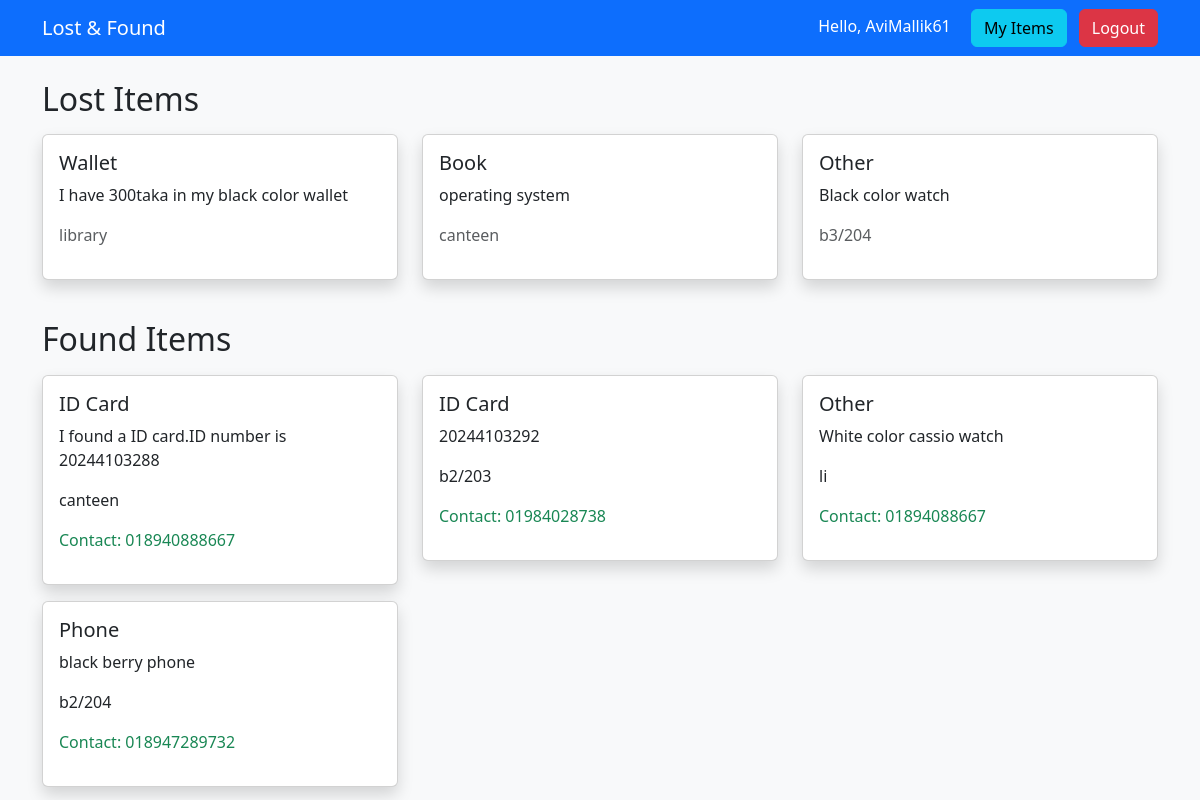
The app's page /view/ (signed in) with its own data.
### lostfound/models.py (models this page shows, shortened)
class LostItem(models.Model):
    user = models.ForeignKey(User, on_delete=models.CASCADE, null=True)

class FoundItem(models.Model):
    TYPE_CHOICES = [
        ('ID Card', 'ID Card'),
        ('Wallet', 'Wallet'),
        ('Book', 'Book'),
        ('Phone', 'Phone'),
        ('Other', 'Other'),
    ]
    type = models.CharField(max_length=50, choices=TYPE_CHOICES)
    description = models.TextField()
    location = models.CharField(max_length=200)
    contact = models.CharField(max_length=50)
    email = models.EmailField()
    user = models.ForeignKey(User, on_delete=models.CASCADE, null=True)

### lostfound/views.py (the view)
# urls.py: path('view/', views.view_items, name='view_items'),
def view_items(request):
    lost_items = LostItem.objects.all()
    found_items = FoundItem.objects.all()
    return render(request, 'view_items.html', {
        'lost_items': lost_items,
        'found_items': found_items
    })

### lostfound/templates/view_items.html
{% extends 'base.html' %}
{% block content %}
<h2 class="mb-3">Lost Items</h2>
<div class="row">
{% for item in lost_items %}
<div class="col-md-4">
<div class="card shadow mb-3">
<div class="card-body">
<h5>{{ item.type }}</h5>
<p>{{ item.description }}</p>
<p class="text-muted">{{ item.location }}</p>
</div>
</div>
</div>
{% endfor %}
</div>
<h2 class="mb-3 mt-4">Found Items</h2>
<div class="row">
{% for item in found_items %}
<div class="col-md-4">
<div class="card shadow mb-3">
<div class="card-body">
<h5>{{ item.type }}</h5>
<p>{{ item.description }}</p>
<p>{{ item.location }}</p>
<p class="text-success">
Contact: {{ item.contact }}
</p>
</div>
</div>
</div>
{% endfor %}
</div>
{% endblock %}

### lostfound/templates/base.html (shortened to what this page needs)
<!DOCTYPE html>
<html>
<head>
    <link href="https://cdn.jsdelivr.net/npm/bootstrap@5.3.3/dist/css/bootstrap.min.css" rel="stylesheet">
</head>
<body class="bg-light">
<nav class="navbar navbar-dark bg-primary">
<div class="container">
<a class="navbar-brand" href="/">Lost & Found</a>
<div class="ms-auto">
{% if user.is_authenticated %}
<span class="text-white me-3">Hello, {{ user.username }}</span>
<a class="btn btn-info me-2" href="/my-items/">My Items</a>
<a class="btn btn-danger" href="/logout/">Logout</a>
{% else %}
<a class="btn btn-light me-2" href="/login/">Login</a>
<a class="btn btn-success" href="/register/">Register</a>
{% endif %}
</div>
</div>
</nav>
<div class="container mt-4">
{% block content %}
{% endblock %}
</div>
</body>
</html>

### records on screen
LostItem: type "Wallet", description "I have 300taka in my black color wallet", location "library"
LostItem: type "Book", description "operating system", location "canteen"
LostItem: type "Other", description "Black color watch", location "b3/204"
FoundItem: type "ID Card", description "I found a ID card.ID number is 20244103288", location "canteen", contact "018940888667"
FoundItem: type "ID Card", description "20244103292", location "b2/203", contact "01984028738"
FoundItem: type "Other", description "White color cassio watch", location "li", contact "01894088667"
FoundItem: type "Phone", description "black berry phone", location "b2/204", contact "018947289732"

### other values on screen
{{ user.username }} "AviMallik61"
